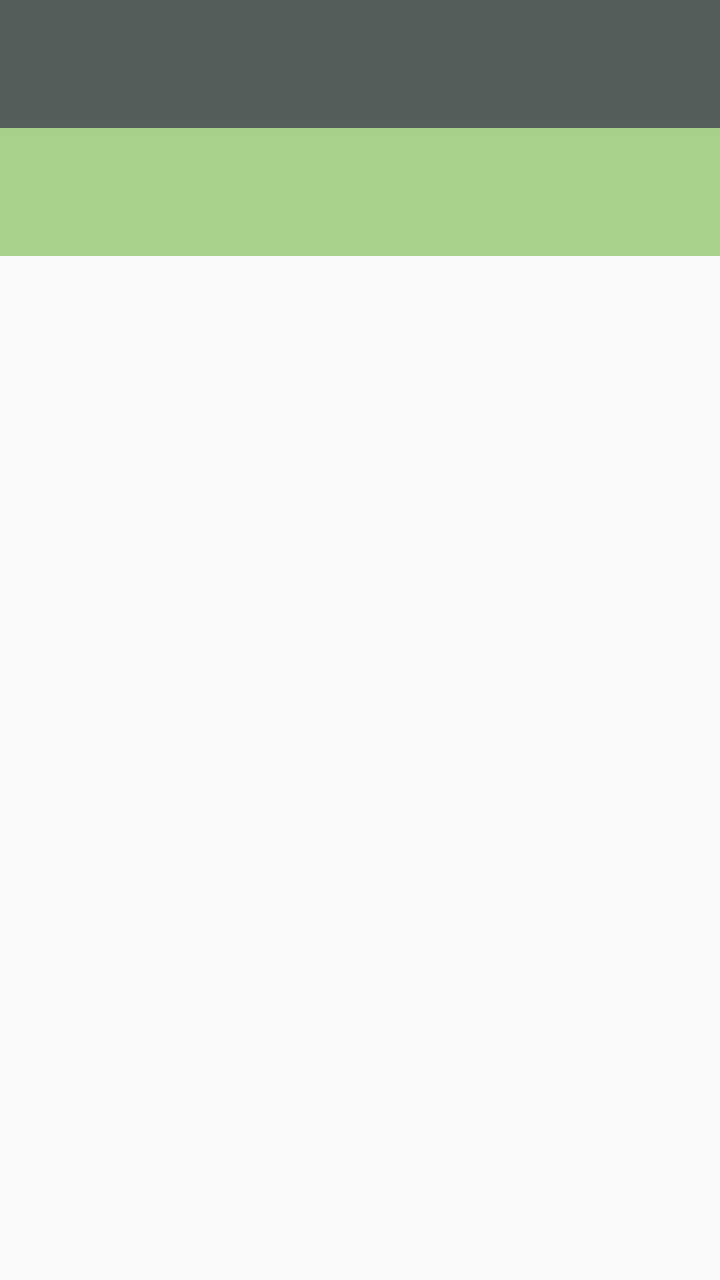
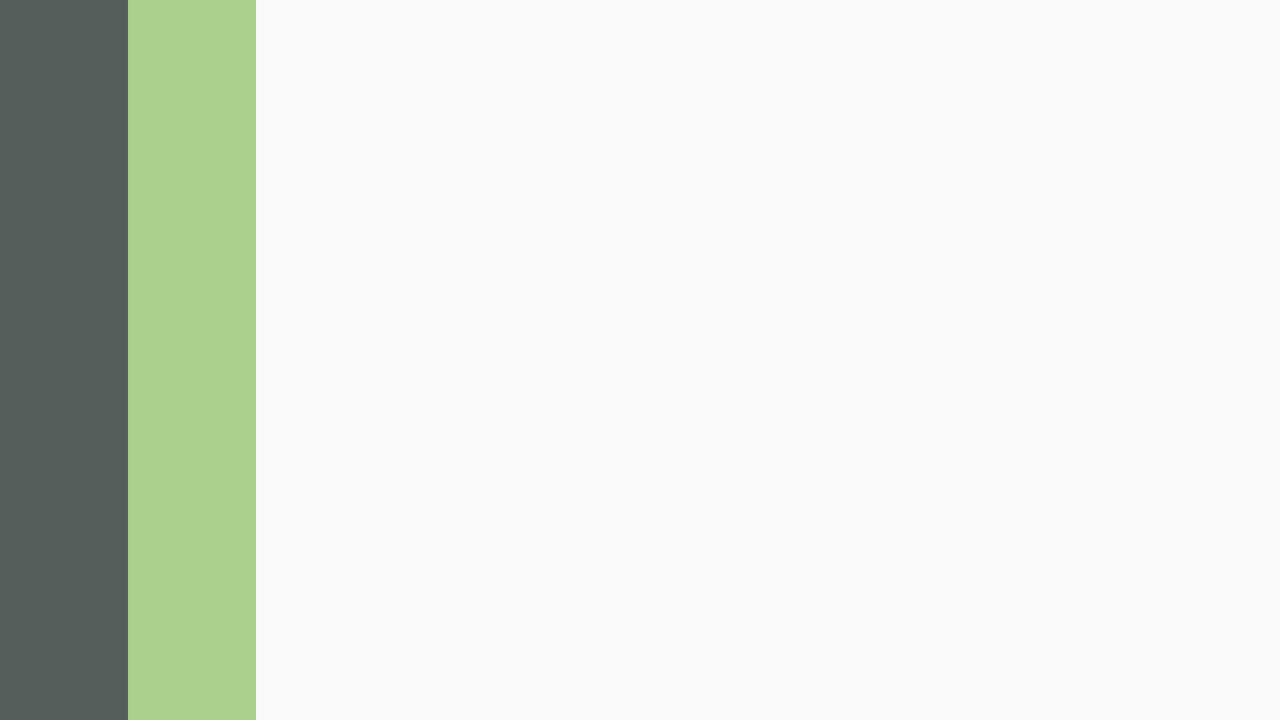

First picture: res/layout/ on a phone held upright. Second picture: the repository's own variant of that layout, on a device whose configuration matches the variant's folder. Source for both follows.
<!-- AndroidManifest.xml: application theme AppTheme -->
<!-- res/layout/fragment_view_recipe_by_category_forum.xml -->
<?xml version="1.0" encoding="utf-8"?>
<LinearLayout
        android:layout_width="match_parent"
        android:layout_height="match_parent"
        android:orientation="vertical"
        xmlns:android="http://schemas.android.com/apk/res/android"
        xmlns:tools="http://schemas.android.com/tools"
        xmlns:app="http://schemas.android.com/apk/res-auto">
    <LinearLayout
            android:orientation="horizontal"
            android:layout_width="match_parent"
            android:layout_height="0dp" android:layout_weight=".1" android:background="#545E5A">
        <ImageButton
                android:src="@drawable/navdrawer"
                android:layout_width="0dp"
                android:layout_height="match_parent" android:id="@+id/nav_button" android:background="#0000"
                android:layout_weight="0.2"/>
        <Space
                android:layout_width="0dp"
                android:layout_height="wrap_content" android:layout_weight="0.8"/>

    </LinearLayout>


    <TextView
            android:layout_width="match_parent"
            android:layout_height="0dp" android:id="@+id/top_label" android:layout_weight="0.1"
            android:background="#A9D08D" android:textColor="#FFFFFF" android:textSize="24sp" android:textStyle="bold"
            android:gravity="center"/>
    <ScrollView
            android:layout_width="match_parent"
            android:layout_height="0dp"
            android:layout_weight="0.8">


        <LinearLayout
                android:layout_width="match_parent"
                android:layout_height="wrap_content"
                android:orientation="vertical"
                android:id="@+id/recipe_icon_container_llayout">


        </LinearLayout>


    </ScrollView>

</LinearLayout>
<!-- resources referenced by this layout -->
<resources>
  <style name="AppTheme" parent="Theme.AppCompat.Light.NoActionBar">
          
          <item name="colorPrimary">@color/colorPrimary</item>
          <item name="colorPrimaryDark">@color/colorPrimaryDark</item>
          <item name="colorAccent">@color/colorAccent</item>
      </style>
</resources>
<!-- res/layout-land/fragment_view_recipe_by_category_forum.xml (the repository's variant of the layout above) -->
<!-- drawn on the phone turned sideways -->
<?xml version="1.0" encoding="utf-8"?>
<LinearLayout
        android:layout_width="match_parent"
        android:layout_height="match_parent"
        android:orientation="horizontal"
        xmlns:android="http://schemas.android.com/apk/res/android"
        xmlns:tools="http://schemas.android.com/tools"
        xmlns:app="http://schemas.android.com/apk/res-auto">
    <LinearLayout
            android:orientation="vertical"
            android:layout_width="0dp"
            android:layout_height="match_parent" android:layout_weight=".1" android:background="#545E5A">
        <ImageButton
                android:src="@drawable/navdrawer"
                android:layout_width="match_parent"
                android:layout_height="0dp" android:id="@+id/nav_button" android:background="#0000"
                android:layout_weight="0.2"/>
        <Space
                android:layout_width="wrap_content"
                android:layout_height="0dp" android:layout_weight="0.8"/>

    </LinearLayout>


    <TextView
            android:layout_width="0dp"
            android:layout_height="match_parent" android:id="@+id/top_label" android:layout_weight="0.1"
            android:background="#A9D08D" android:textColor="#FFFFFF" android:textSize="24sp" android:textStyle="bold"
            android:gravity="center" android:textIsSelectable="false"
    />
    <HorizontalScrollView
            android:layout_width="0dp"
            android:layout_height="match_parent"
            android:layout_weight="0.8">


        <LinearLayout
                android:layout_width="wrap_content"
                android:layout_height="match_parent"
                android:orientation="horizontal"
                android:id="@+id/recipe_icon_container_llayout">


        </LinearLayout>


    </HorizontalScrollView>

</LinearLayout>
